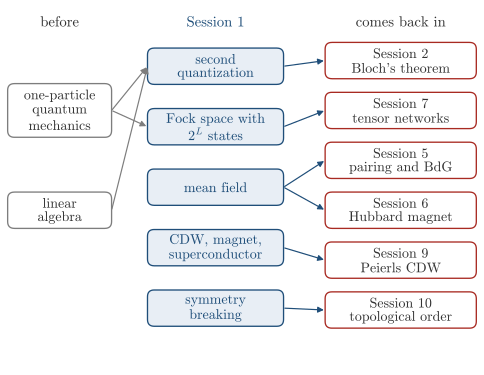

Source code (Python):
"""Session 1, where the session sits in the course, a small concept map.

Built from lecture_notes/WEB_NOTES_CONCEPTS.md. The middle column holds the concepts that this session defines,
the right column the sessions where they come back, with the section of the table. Each edge is one row of
the table (Mean field, Hubbard model, Charge density wave, Spontaneous symmetry breaking, Nambu spinor and BdG,
Bloch's theorem), plus the counting 2^L of Section 1.9, which Section 7.3 uses.
"""
import os, sys
sys.path.insert(0, os.path.join(os.path.dirname(os.path.abspath(__file__)), ".."))
import matplotlib.pyplot as plt
from matplotlib.patches import FancyBboxPatch, FancyArrowPatch
import style

FS = 10.5
W, H = 12.5, 9.6                                    # in cm, the axes are in cm too
fig = plt.figure(figsize=(W * style.CM, H * style.CM))
ax = fig.add_axes([0, 0, 1, 1])
ax.set_xlim(0, W); ax.set_ylim(0, H); ax.axis('off')

# columns: x of the left edge and width of the boxes
COL = {'before': (0.05, 2.75), 'here': (3.75, 3.6), 'after': (8.45, 4.0)}
HEAD = H - 0.45


def box(col, y, text, kind, h=0.96):
    x0, w = COL[col]
    fc, ec, tc = {'before': ('white', style.MUTED, style.INK),
                  'here': ('#e8eef5', style.ACCENT, style.ACCENT),
                  'after': ('white', style.BROKEN, style.INK)}[kind]
    ax.add_patch(FancyBboxPatch((x0, y - h / 2), w, h, boxstyle='round,pad=0,rounding_size=0.18',
                                fc=fc, ec=ec, lw=1.0))
    ax.text(x0 + w / 2, y, text, ha='center', va='center', fontsize=FS, color=tc, linespacing=1.15)
    return (x0, x0 + w, y)


def edge(a, b, color=style.MUTED):
    ax.add_patch(FancyArrowPatch((a[1], a[2]), (b[0], b[2]), arrowstyle='-|>', mutation_scale=9,
                                 color=color, lw=0.9, shrinkA=1, shrinkB=1))


for col, txt in (('before', 'before'), ('here', 'Session 1'), ('after', 'comes back in')):
    x0, w = COL[col]
    ax.text(x0 + w / 2, HEAD, txt, ha='center', va='center', fontsize=FS + 0.5,
            color=style.ACCENT if col == 'here' else style.INK)

ys = [H - 1.45 - 1.32 * i for i in range(6)]
b1 = box('before', ys[1], 'one-particle\nquantum\nmechanics', 'before', h=1.42)
b2 = box('before', ys[3], 'linear\nalgebra', 'before')

yh = [H - 1.6 - 1.6 * i for i in range(5)]
sq = box('here', yh[0], 'second\nquantization', 'here')
fock = box('here', yh[1], r'Fock space with' + '\n' + r'$2^L$ states', 'here')
mf = box('here', yh[2], 'mean field', 'here')
orders = box('here', yh[3], 'CDW, magnet,\nsuperconductor', 'here')
ssb = box('here', yh[4], 'symmetry\nbreaking', 'here')

s2 = box('after', ys[0], "Session 2\nBloch's theorem", 'after')
s7 = box('after', ys[1], 'Session 7\ntensor networks', 'after')
s5 = box('after', ys[2], 'Session 5\npairing and BdG', 'after')
s6 = box('after', ys[3], 'Session 6\nHubbard magnet', 'after')
s9 = box('after', ys[4], 'Session 9\nPeierls CDW', 'after')
s10 = box('after', ys[5], 'Session 10\ntopological order', 'after')

for a in (b1, b2):
    edge(a, sq)
edge(b1, fock)
edge(sq, s2, style.ACCENT)
edge(fock, s7, style.ACCENT)
edge(mf, s5, style.ACCENT)
edge(mf, s6, style.ACCENT)
edge(orders, s9, style.ACCENT)
edge(ssb, s10, style.ACCENT)
style.save(fig, __file__)
